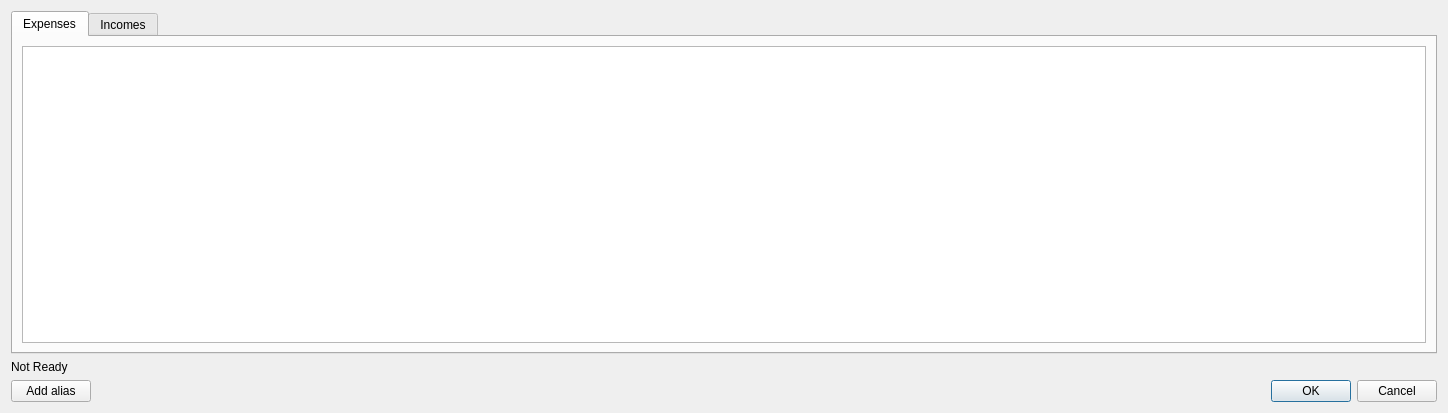
<?xml version="1.0" encoding="UTF-8"?>
<ui version="4.0">
 <class>PostImportDialog</class>
 <widget class="QDialog" name="PostImportDialog">
  <property name="geometry">
   <rect>
    <x>0</x>
    <y>0</y>
    <width>1448</width>
    <height>413</height>
   </rect>
  </property>
  <property name="windowTitle">
   <string>Import candidates</string>
  </property>
  <layout class="QVBoxLayout" name="verticalLayout">
   <item>
    <widget class="QTabWidget" name="tabWidget">
     <property name="currentIndex">
      <number>0</number>
     </property>
     <widget class="QWidget" name="tabExpenses">
      <attribute name="title">
       <string>Expenses</string>
      </attribute>
      <layout class="QVBoxLayout" name="verticalLayout_2">
       <item>
        <widget class="QTableView" name="tableExpenses">
         <property name="contextMenuPolicy">
          <enum>Qt::ActionsContextMenu</enum>
         </property>
         <property name="selectionBehavior">
          <enum>QAbstractItemView::SelectRows</enum>
         </property>
        </widget>
       </item>
      </layout>
     </widget>
     <widget class="QWidget" name="tabIncomes">
      <attribute name="title">
       <string>Incomes</string>
      </attribute>
      <layout class="QVBoxLayout" name="verticalLayout_3">
       <item>
        <widget class="QTableView" name="tableIncomes">
         <property name="selectionBehavior">
          <enum>QAbstractItemView::SelectRows</enum>
         </property>
        </widget>
       </item>
      </layout>
     </widget>
    </widget>
   </item>
   <item>
    <widget class="QLabel" name="lbStat">
     <property name="text">
      <string>Not Ready</string>
     </property>
    </widget>
   </item>
   <item>
    <layout class="QHBoxLayout" name="horizontalLayout">
     <item>
      <widget class="QPushButton" name="btnAddAlias">
       <property name="text">
        <string>Add alias</string>
       </property>
      </widget>
     </item>
     <item>
      <widget class="QDialogButtonBox" name="buttonBox">
       <property name="orientation">
        <enum>Qt::Horizontal</enum>
       </property>
       <property name="standardButtons">
        <set>QDialogButtonBox::Cancel|QDialogButtonBox::Ok</set>
       </property>
      </widget>
     </item>
    </layout>
   </item>
  </layout>
  <action name="actExpCandState">
   <property name="text">
    <string>State</string>
   </property>
   <property name="menuRole">
    <enum>QAction::NoRole</enum>
   </property>
  </action>
  <action name="actAddAlias">
   <property name="text">
    <string>Add alias</string>
   </property>
   <property name="menuRole">
    <enum>QAction::NoRole</enum>
   </property>
  </action>
 </widget>
 <resources/>
 <connections>
  <connection>
   <sender>buttonBox</sender>
   <signal>accepted()</signal>
   <receiver>PostImportDialog</receiver>
   <slot>accept()</slot>
   <hints>
    <hint type="sourcelabel">
     <x>248</x>
     <y>254</y>
    </hint>
    <hint type="destinationlabel">
     <x>157</x>
     <y>274</y>
    </hint>
   </hints>
  </connection>
  <connection>
   <sender>buttonBox</sender>
   <signal>rejected()</signal>
   <receiver>PostImportDialog</receiver>
   <slot>reject()</slot>
   <hints>
    <hint type="sourcelabel">
     <x>316</x>
     <y>260</y>
    </hint>
    <hint type="destinationlabel">
     <x>286</x>
     <y>274</y>
    </hint>
   </hints>
  </connection>
 </connections>
</ui>
